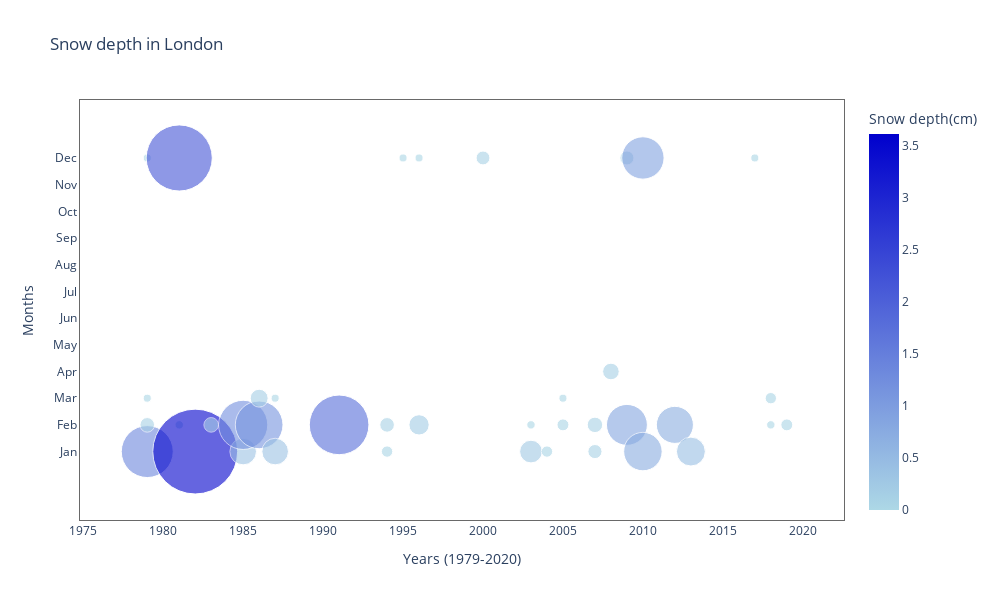

The code cell stored with this chart in its notebook:
### Markdown cell above
#### Snow depth over the years

### Code cell
fig = px.scatter(monthly_weather_data, x="year", y="month",
                 color = 'snow_depth', color_continuous_scale=['lightblue', 'mediumblue'],
                 size="snow_depth", size_max=60, opacity = 0.6, title = "Snow depth in London")
fig.update_layout(height = 600, width = 1000, plot_bgcolor = 'white')
fig.update_xaxes(title = 'Years (1979-2020)', showgrid = False, linecolor = 'dimgrey', mirror = True)
fig.update_yaxes(title = 'Months', showgrid = False, zeroline = False, linecolor = 'dimgrey', mirror = True)
fig.update_coloraxes(colorbar = dict(title = 'Snow depth(cm)'))
fig.show()

### Figure 1 — Plotly figure (JSON) as saved in the notebook; plotly's stock layout.template omitted (floating-point values rounded to 4 significant figures; data arrays with more than 128 entries replaced by an {"elided": "..."} marker saying what was removed)
{"data": [{"hovertemplate": "year=%{x}<br>month=%{y}<br>snow_depth=%{marker.color}<extra></extra>", "legendgroup": "", "marker": {"color": {"elided": "504 float values"}, "coloraxis": "coloraxis", "opacity": 0.6, "size": {"elided": "504 float values"}, "sizemode": "area", "sizeref": 0.001004, "symbol": "circle"}, "mode": "markers", "name": "", "orientation": "h", "showlegend": false, "type": "scatter", "x": {"elided": "504 int values"}, "xaxis": "x", "y": {"elided": "504 str values"}, "yaxis": "y"}], "layout": {"coloraxis": {"colorbar": {"title": {"text": "Snow depth(cm)"}}, "colorscale": [[0, "lightblue"], [1, "mediumblue"]]}, "height": 600, "legend": {"itemsizing": "constant", "tracegroupgap": 0}, "plot_bgcolor": "white", "title": {"text": "Snow depth in London"}, "width": 1000, "xaxis": {"anchor": "y", "domain": [0, 1], "linecolor": "dimgrey", "mirror": true, "showgrid": false, "title": {"text": "Years (1979-2020)"}}, "yaxis": {"anchor": "x", "domain": [0, 1], "linecolor": "dimgrey", "mirror": true, "showgrid": false, "title": {"text": "Months"}, "zeroline": false}}}
